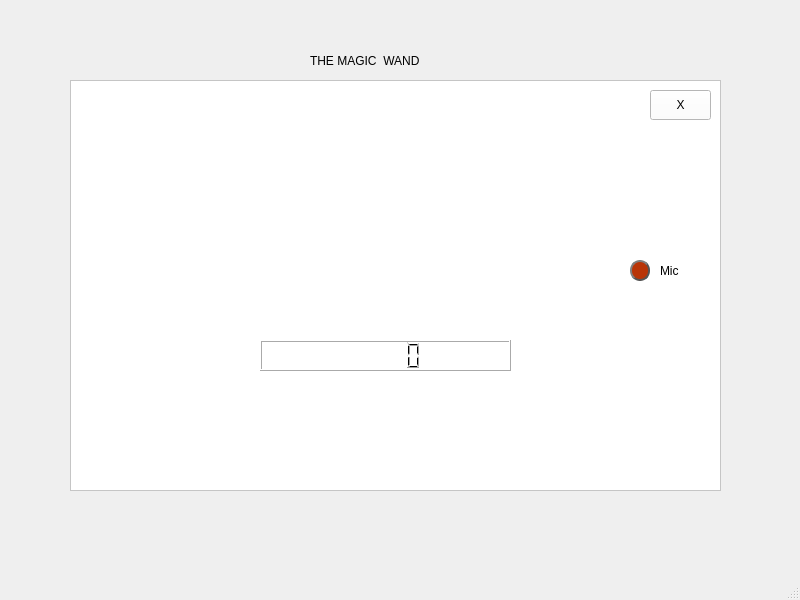
<?xml version="1.0" encoding="UTF-8"?>
<ui version="4.0">
 <class>MainWindow</class>
 <widget class="QMainWindow" name="MainWindow">
  <property name="geometry">
   <rect>
    <x>0</x>
    <y>0</y>
    <width>800</width>
    <height>600</height>
   </rect>
  </property>
  <property name="windowTitle">
   <string>MainWindow</string>
  </property>
  <widget class="QWidget" name="centralwidget">
   <widget class="QFrame" name="frame">
    <property name="geometry">
     <rect>
      <x>70</x>
      <y>80</y>
      <width>651</width>
      <height>411</height>
     </rect>
    </property>
    <property name="styleSheet">
     <string notr="true">background-color: rgb(255, 255, 255);</string>
    </property>
    <property name="frameShape">
     <enum>QFrame::StyledPanel</enum>
    </property>
    <property name="frameShadow">
     <enum>QFrame::Raised</enum>
    </property>
    <widget class="QLCDNumber" name="lcdNumber_recog">
     <property name="geometry">
      <rect>
       <x>190</x>
       <y>260</y>
       <width>251</width>
       <height>31</height>
      </rect>
     </property>
    </widget>
    <widget class="QPushButton" name="pushButton_close">
     <property name="geometry">
      <rect>
       <x>580</x>
       <y>10</y>
       <width>61</width>
       <height>30</height>
      </rect>
     </property>
     <property name="text">
      <string>X</string>
     </property>
    </widget>
    <widget class="QPushButton" name="pushButton_mic">
     <property name="geometry">
      <rect>
       <x>560</x>
       <y>180</y>
       <width>20</width>
       <height>21</height>
      </rect>
     </property>
     <property name="styleSheet">
      <string notr="true">QPushButton {
 
	color: rgb(170, 0, 0);
    border: 2px solid #555;
    border-radius: 10px;
    border-style: outset;
	background-color: rgb(184, 52, 7);
    background: qradialgradient(
        cx: 0.3, cy: -0.4, fx: 0.3, fy: -0.4,
        radius: 1.35, stop: 0 #fff, stop: 1 #888
        );
    padding: 5px;
    }

QPushButton:hover {
    background: qradialgradient(
        cx: 0.3, cy: -0.4, fx: 0.3, fy: -0.4,
        radius: 1.35, stop: 0 #fff, stop: 1 #bbb
        );
    }

QPushButton:pressed {
    border-style: inset;
    background: qradialgradient(
        cx: 0.4, cy: -0.1, fx: 0.4, fy: -0.1,
        radius: 1.35, stop: 0 #fff, stop: 1 #ddd
        );
    }</string>
     </property>
     <property name="text">
      <string/>
     </property>
    </widget>
    <widget class="QLabel" name="label_turn_on_mic">
     <property name="geometry">
      <rect>
       <x>590</x>
       <y>180</y>
       <width>31</width>
       <height>22</height>
      </rect>
     </property>
     <property name="styleSheet">
      <string notr="true">font: 10pt &quot;Noto Serif Tibetan&quot;;</string>
     </property>
     <property name="text">
      <string>Mic</string>
     </property>
    </widget>
    <widget class="QLabel" name="label">
     <property name="geometry">
      <rect>
       <x>200</x>
       <y>30</y>
       <width>331</width>
       <height>211</height>
      </rect>
     </property>
     <property name="pixmap">
      <pixmap>intro_img.png</pixmap>
     </property>
    </widget>
   </widget>
   <widget class="QLabel" name="label_2">
    <property name="geometry">
     <rect>
      <x>310</x>
      <y>40</y>
      <width>161</width>
      <height>41</height>
     </rect>
    </property>
    <property name="styleSheet">
     <string notr="true">font: 12pt &quot;Bitstream Vera Sans&quot;;</string>
    </property>
    <property name="text">
     <string>THE MAGIC  WAND</string>
    </property>
   </widget>
  </widget>
  <widget class="QMenuBar" name="menubar">
   <property name="geometry">
    <rect>
     <x>0</x>
     <y>0</y>
     <width>800</width>
     <height>28</height>
    </rect>
   </property>
  </widget>
  <widget class="QStatusBar" name="statusbar"/>
 </widget>
 <resources>
  <include location="magicwand.qrc"/>
 </resources>
 <connections/>
</ui>
